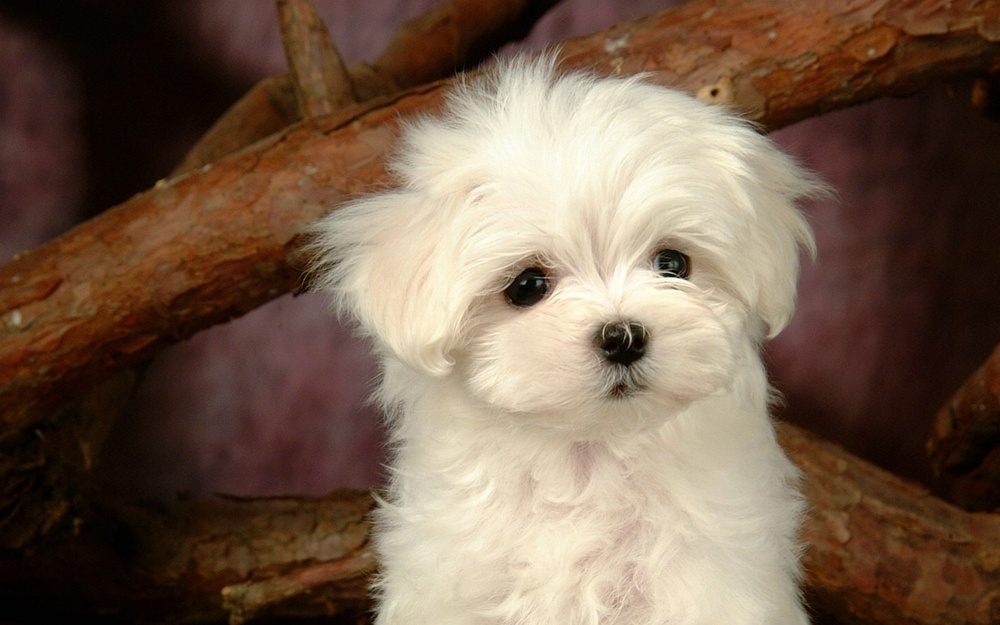
#> input picture imgs/R.jpeg, 1000 x 625 px, shrunk from 1440 x 900 before the run
$ python -i image_loader.py   (imports and definitions only)
#> lines starting #> are read from the running program, lines starting #| are printed output that depends on the picture
### vector_db/utils/logger.py
"""
日志配置模块
"""
import logging
import os
from datetime import datetime


def setup_logger(name: str, log_dir: str = "vector_db/logs") -> logging.Logger:
    """
    配置日志记录器

    Args:
        name: 日志记录器名称
        log_dir: 日志文件目录

    Returns:
        配置好的日志记录器
    """
    # 创建日志目录
    os.makedirs(log_dir, exist_ok=True)

    # 创建日志记录器
    logger = logging.getLogger(name)
    logger.setLevel(logging.DEBUG)

    # 避免重复添加 handler
    if logger.handlers:
        return logger

    # 控制台处理器 (INFO 级别)
    console_handler = logging.StreamHandler()
    console_handler.setLevel(logging.INFO)
    console_format = logging.Formatter(
        '%(asctime)s - %(name)s - %(levelname)s - %(message)s',
        datefmt='%H:%M:%S'
    )
    console_handler.setFormatter(console_format)

    # 文件处理器 (DEBUG 级别)
    log_file = os.path.join(log_dir, f"indexing_{datetime.now().strftime('%Y%m%d')}.log")
    file_handler = logging.FileHandler(log_file, encoding='utf-8')
    file_handler.setLevel(logging.DEBUG)
    file_format = logging.Formatter(
        '%(asctime)s - %(name)s - %(levelname)s - %(message)s',
        datefmt='%Y-%m-%d %H:%M:%S'
    )
    file_handler.setFormatter(file_format)

    # 添加处理器
    logger.addHandler(console_handler)
    logger.addHandler(file_handler)

    return logger

### vector_db/data/image_loader.py
"""
图像加载器
"""
import os
from io import BytesIO
from typing import Optional
from PIL import Image
import requests
from minio import Minio

from vector_db.utils.logger import setup_logger

logger = setup_logger(__name__)


class ImageLoader:
    """图像加载器（支持 MinIO 和本地文件系统）"""

    def __init__(
        self,
        minio_endpoint: Optional[str] = None,
        minio_access_key: Optional[str] = None,
        minio_secret_key: Optional[str] = None,
        minio_bucket: Optional[str] = None,
        minio_secure: bool = False,
        local_image_root: Optional[str] = None
    ):
        """
        初始化图像加载器

        Args:
            minio_endpoint: MinIO 服务器地址
            minio_access_key: MinIO 访问密钥
            minio_secret_key: MinIO 密钥
            minio_bucket: MinIO 存储桶
            minio_secure: 是否使用 HTTPS
            local_image_root: 本地图像根目录
        """
        self.local_image_root = local_image_root

        # 初始化 MinIO 客户端
        if minio_endpoint and minio_access_key and minio_secret_key:
            self.minio_client = Minio(
                minio_endpoint,
                access_key=minio_access_key,
                secret_key=minio_secret_key,
                secure=minio_secure
            )
            self.minio_bucket = minio_bucket
            logger.info(f"MinIO client initialized: {minio_endpoint}")
        else:
            self.minio_client = None
            logger.info("MinIO client not configured")

    def load_image(self, image_url: str) -> Optional[Image.Image]:
        """
        加载图像（自动识别来源）

        Args:
            image_url: 图像 URL

        Returns:
            PIL Image 对象，加载失败返回 None
        """
        try:
            # MinIO URL
            if image_url.startswith("minio://"):
                return self._load_from_minio(image_url)

            # HTTP/HTTPS URL
            elif image_url.startswith("http://") or image_url.startswith("https://"):
                return self._load_from_url(image_url)

            # 本地文件路径
            else:
                return self._load_from_local(image_url)

        except Exception as e:
            logger.error(f"Failed to load image from {image_url}: {e}")
            return None

    # [74 lines left out: functions _load_from_minio, _load_from_url, _load_from_local, not called in this run]

>>> import cv2
>>> picture = cv2.imread('../../imgs/R.jpeg', cv2.IMREAD_GRAYSCALE)
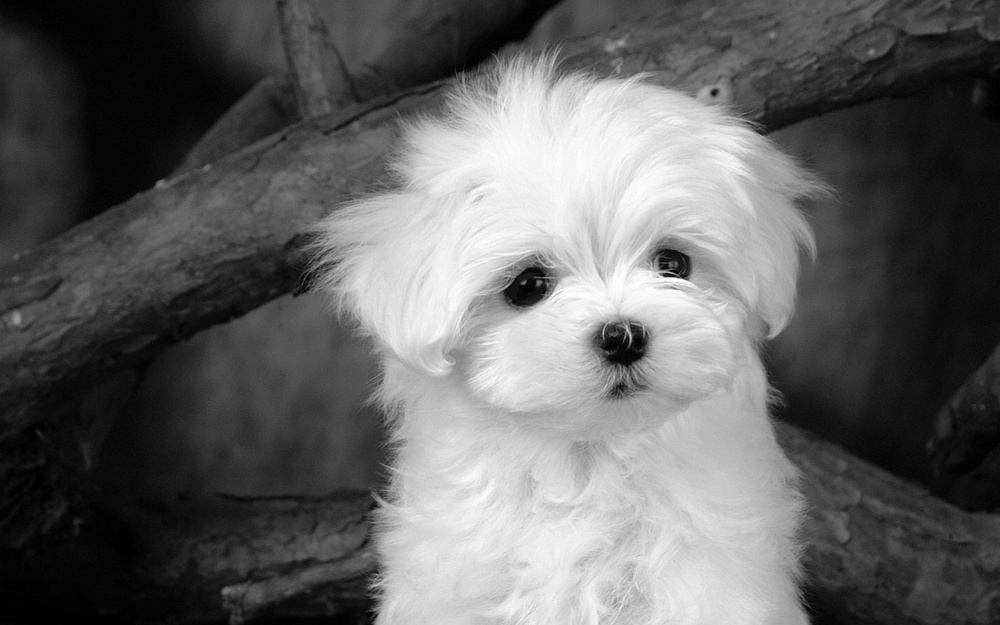
#> picture: shape (625, 1000); min 0, max 255, mean 99.5
>>> result = ImageLoader().load_image(picture)

$ run again, on imgs/couple.png
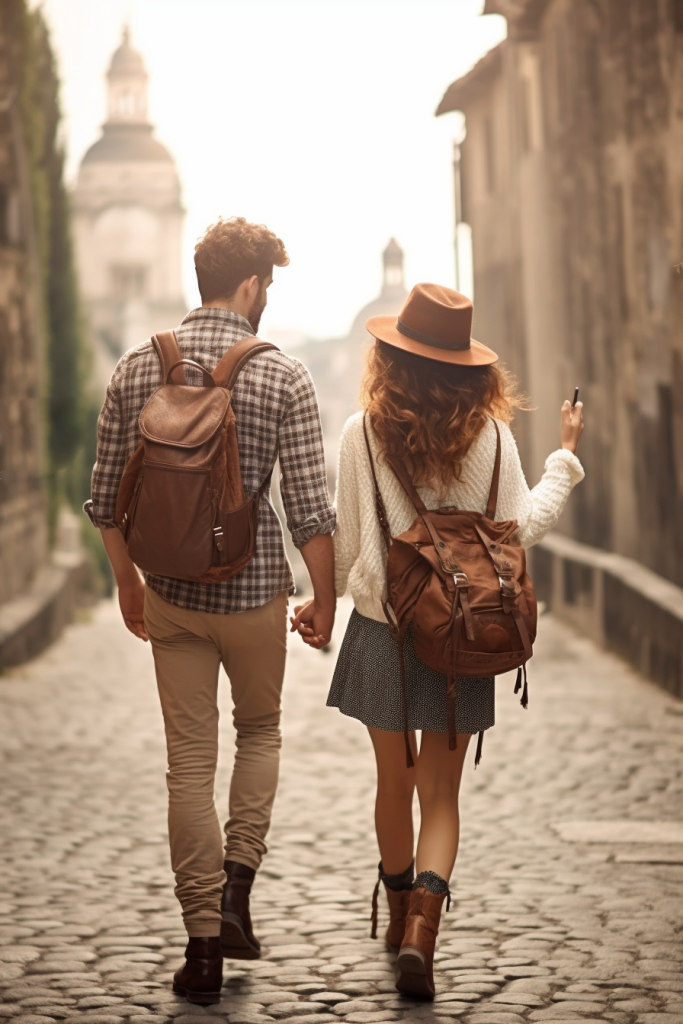
#> input picture imgs/couple.png, 683 x 1024 px
#> `picture = cv2.imread('../../imgs/R.jpeg', cv2.IMREAD_GRAYSCALE)`:
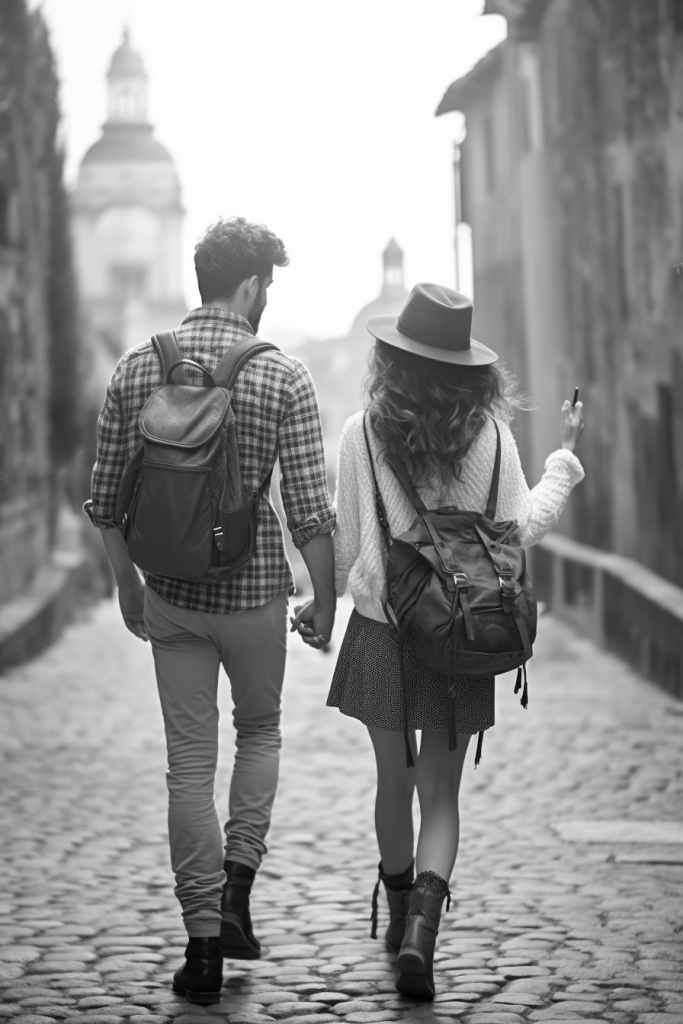
#> picture: shape (1024, 683); min 1, max 254, mean 146.1
